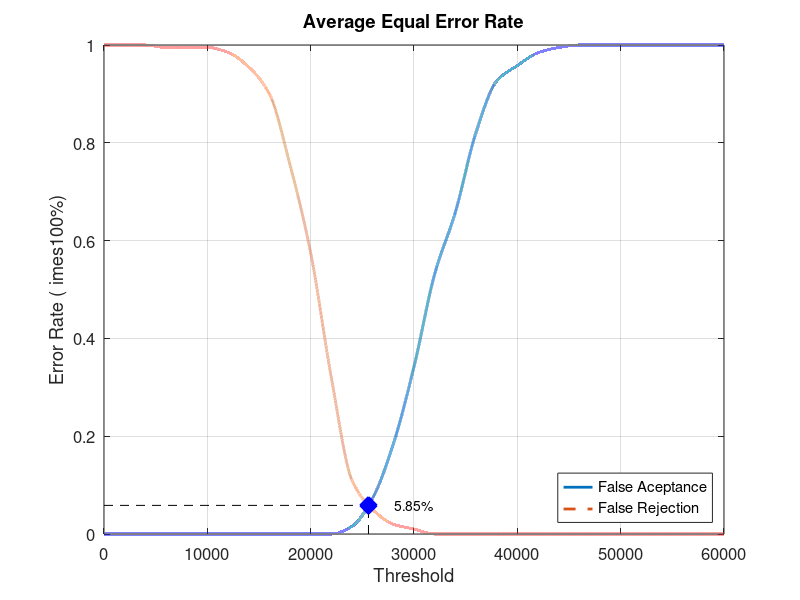
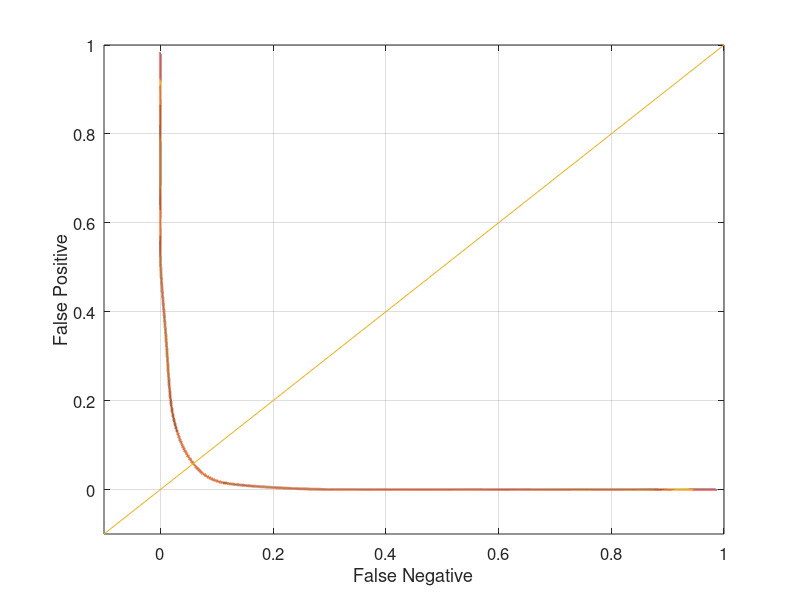

Write MATLAB code to recreate these figures, in order.
close all;
clear;
clc;
x = 0:2000:60000;
xq = 0:0.5:60000;

y0 = [0 0 0 0 0 0 0 0 0 0 0 0 0.0157895 0.0736842 0.184211 0.342105 0.531579 0.657895 0.821053 0.926316 0.957895 0.984211 0.994737 1 1 1 1 1 1 1 1]
yy0 = interp1(x, y0, xq, 'pchip');
y1 = [1 1 1 0.995 0.995 0.995 0.985 0.955 0.9 0.755 0.575 0.32 0.11 0.05 0.02 0.01 0 0 0 0 0 0 0 0 0 0 0 0 0 0 0]
yy1 = interp1(x, y1, xq, 'pchip');

% Calculating EER: 
y2 = abs(y0 - y1);
find(y2 == min(y2))
yy2 = abs(yy0 - yy1);
xEER = find(yy2 == min(yy2));
xEERIndex = xq(xEER) % X-axis EER
yEER = yy0(xEER) % Y-axis EER

main = figure
plot(xq, yy0,'-','LineWidth', 2);	hold on
plot(xq, yy1,'--','LineWidth', 2);	hold on
plot([xEERIndex xEERIndex], [0 yEER], 'k--');	hold on
plot([0 xEERIndex], [yEER yEER], 'k--');	hold on
plot(xEERIndex, yEER, 'bx', 'LineWidth', 10);	hold on
text(xEERIndex + 10 * xEERIndex / 100, yEER, [num2str(round((10000 * yEER)) / 100) '%'])
legend('False Aceptance', 'False Rejection', 'Location', 'SouthEast')
xlabel('Threshold')
ylabel('Error Rate (	imes100%)')
title('Average Equal Error Rate')
set(gca, 'FontSize', 12)
axis([0 60000 0 1])
grid on

print(main, 'Database1_1Main', '-dpng');
FNRxFPR = figure('Color', [1 1 1]);
plot(yy1, yy0, '-', yy1, yy0, 'LineWidth', 2);
hold on
y = -0.1:0.1:1
plot(y, y); 
set(gca, 'FontSize', 12)
xlabel('False Negative')
ylabel('False Positive')
axis([-0.1 1 -0.1 1])
set(gca, 'FontSize', 12)
grid on

print(FNRxFPR, 'Database1_1FNRxFPR','-dpng');
